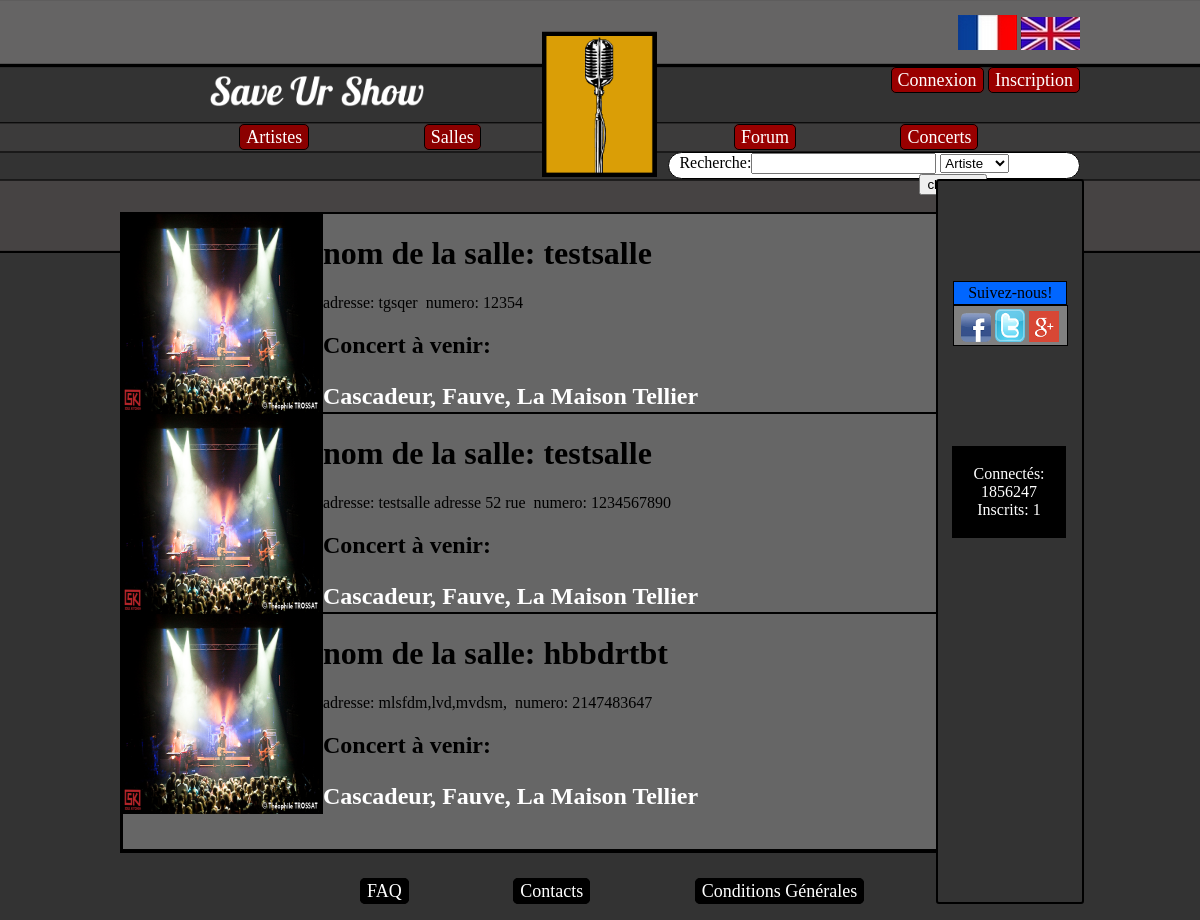
Page /mvc1/index.php?page=listeSalles on the committed database.
### tables this page shows
CREATE TABLE IF NOT EXISTS `salle` (
  `ID` int(11) NOT NULL AUTO_INCREMENT,
  `nom_de_la_salle` varchar(255) NOT NULL,
  `adresse_salle` varchar(40) DEFAULT NULL,
  `departement` int(11) DEFAULT NULL,
  `description_salle` text,
  `image_salle` varchar(25) DEFAULT NULL,
  `nombre_de_place` int(11) DEFAULT NULL,
  `numero_de_telephone` int(11) DEFAULT NULL,
  `membre_ID` int(11) DEFAULT NULL,
  PRIMARY KEY (`ID`),
  KEY `fk_salle_membre1_idx` (`membre_ID`),
  KEY `ID` (`ID`)
);

### mvc1/controleurs/listeSalles.php (called while the page is built)
<?php
include('modeles/modele_salle.php');
$reqSalles=listSalles();
include('vues/header.php');
include('vues/vue_salles.php');
include('vues/footer.php');
?>

### mvc1/modeles/modele_salle.php (called while the page is built, shortened)
<?php
	function listSalles(){
		global $bdd;
		$req = $bdd -> query('SELECT nom_de_la_salle, adresse_salle, description_salle, image_salle, nombre_de_place, numero_de_telephone FROM salle');
		return $req;
	}
?>

### mvc1/vues/vue_salles.php (the view)
<?php
foreach ($reqSalles as $salle){
	echo'
	<div class="conteneur"> <img class="gauche" alt="Concert" width="200" height="200" src="ressources/image/Salle1.png" />
	  <h1>nom de la salle: '.$salle['nom_de_la_salle'].'</h1> <p> adresse: '.$salle['adresse_salle'].'&nbsp; numero: '.$salle['numero_de_telephone'].'  </p><h2> Concert à venir: <p><a href="Cascadeur.html">Cascadeur,</a> <a href="Fauve.html">Fauve,</a> <a href="La Maison Tellier.html">La Maison Tellier</a></p> </h2>
	</div>
	';
}
?>

### mvc1/index.php (shortened to what this page needs)
<?php
if(!empty($_GET['page']) AND is_file('controleurs/'.$_GET['page'].'.php') ){
	include('controleurs/'.$_GET['page'].'.php');
}else{
	include('controleurs/accueil.php');
}
 ?>

### mvc1/vues/header.php (shortened to what this page needs)
<!doctype html>
<html lang="en">
<head>
<link rel="stylesheet" href="ressources/style.css" type="text/css" media="screen" />
<body>
<header>
	<div id="logo">
	</div>
	<a href="?page=accueil"><div id="nom">
	</div></a>
	<div id="drapeau">
		<img src="ressources/image/drap_fr.png"/> <img src="ressources/image/drap_en.png"/>
	</div>
	<div id="connexion">
		<ul>
			<?php
			if (!isset($_SESSION['pseudo'])){
				echo '
				<li class="zone1"><a href="?page=connexion">Connexion</a></li>
				<li class="zone1"><a href="?page=inscription">Inscription</a></li>';
			}else{
				echo'
				<li class="zone1"><a href="?page=profil&profil='.$_SESSION['pseudo'].'">'.$_SESSION['pseudo'].'</a></li>
				<li class="zone1"><a href="?page=deconnexion">Deconnexion</a></li>';
			}
			 ?>
		</ul>
	</div>
	<div id="artistes_salles">
		<ul>
			<li class="boutons1"><a href="?page=listeartiste">Artistes</a></li>
			<li class="boutons1"><a href="?page=listeSalles">Salles</a></li>
		</ul>
	</div>
	<div id="forum_concerts">
		<ul>
			<li class="boutons2"><a href="?page=forum">Forum</a></li>
			<li class="boutons2"><a href="?page=concert">Concerts</a></li>
		</ul>
	</div>
	<div class="Rechercher">
			<form action="index.php?page=recherche" method="post" name="Recherche">
			<label>Recherche:</label><input type="text" name="mot_cle" id="mot_cle"/>
					<select name="type_recherche">
						<option value="1">Artiste</option>
					</select>
			</form>
	</div>
	<span id="bordure">
	<div id="Suivre"><span class="a3">Suivez-nous!</span>
	</div>
	<div class="reseaux">
		<div> <a href="https://www.facebook.com/pages/Save-Ur-Show/281799091982222?fref=ts"> <img class="reseauxsociaux" src="ressources/image/facebook.png" /></a> <span></span>
		</div>
		<div> <a href="https://twitter.com/SaveUrShow01"> <img class="reseauxsociaux" src="ressources/image/twitter.png"/></a> <span></span>
		</div>
		<div> <a href="https://plus.google.com/"> <img class="reseauxsociaux" src="ressources/image/g.png"/></a> <span></span>
		</div>
	</div>
	<div class="statistique">
		<p> Connectés: 1856247 <br />
			Inscrits: 1
		</p>
	</div>
	</span>
</header>
<div id="contenu">

### mvc1/vues/footer.php
</div>
<footer>
<div id="boutons_bas">
	<ul>
		<li class="boutons3"><a href="#">FAQ</a></li>
		<li class="boutons3"><a href="#">Contacts</a></li>
		<li class="boutons3"><a href="#">Conditions Générales</a></li>
	</ul>
</div>
</footer>
</body>
</html>

### mvc1/ressources/style.css (style rules this page uses)
body { background-size: 250px; background-image:url(image/haut.png); background-position:center top; background-repeat: repeat-x; background-color: #333333; margin:auto; width: 960px; }
#logo { background-size: 12%; margin:auto; height: 200px; background-image: url(image/logo.png); background-position: center; background-repeat: no-repeat; }
#nom { background-size: 230px; margin-left: 90px; margin-top:-140px; height: 70px; width:30%; background-image: url(image/Titre.png); background-position: left top; background-repeat: no-repeat; }
#drapeau { float:right; margin-top:-115px; margin-right:0px; }
#connexion ul { color:black; width: 85%; font-size: 18px; float:left; }
#connexion { float:right; margin-right:0px; margin-top:-78px; }
.zone1 { display:inline; width:20%; background-color:#990000; text-align:center; padding:2px 6px 2px 6px; border-style:solid; border-width:1px; border-radius:5px; }
#artistes_salles ul { width: 90%; font-size: 18px; float:right; }
#artistes_salles { float:left; margin-left:80px; margin-top:-21px; }
.boutons1 { display:inline; width:20%; background-color:darkred; text-align:center; padding:2px 6px 2px 6px; border-style:solid; border-width:1px; border-radius:5px; margin-right:110px; }
#forum_concerts ul { display:inline-block; width: 90%; font-size: 18px; float:right; }
#forum_concerts { float:right; margin-top:-21px; }
.boutons2 { display:inline; width:20%; background-color:#990000; text-align:center; padding:2px 6px 2px 6px; border-style:solid; border-width:1px; border-radius:5px; margin-right: 100px; }
.Rechercher { display:block; width:16%; height: 23px; background-color:white; text-indent: -240px; padding:0px 6px 2px 250px; border-style:solid; border-width:1px; border-radius:15px; margin-right: 0px; float:right; margin-top:-14px; }
#Suivre { position:relative; width:100px; background-color:#0066FF; text-align:center; padding:2px 6px 2px 6px; border-style:solid; border-width:1px; margin: auto; margin-top:100px; }
.reseaux { position:relative; display:block; width:70%; background-color:grey; text-align:center; padding:2px 6px 2px 6px; border-style:solid; border-width:1px; height: 35px; margin:auto; }
.reseaux div { display:inline-block; }
.reseauxsociaux { width:30px; margin: 0px; margin-top:1px; display: block; margin-left: 0px; }
.statistique { position:relative; width:70%; background-color:ThreeDDarkShadow; text-align:center; padding:2px 6px 2px 6px; border-style:solid; border-width:1px; float:right; margin-left:16px; margin-right:16px; margin-top:100px; margin-bottom: 100px; }
#bordure { position:relative; display:inline-block; width: 15%; height: 721px; margin-top:13px; margin-right:-416px; background-color: #333333; border-style: solid; border-radius: 3px; border-width: 2px; float:right; border-color: black; }
#boutons_bas ul { width: 100%; font-size: 18px; float: center; margin-left:200px; }
#boutons_bas { float:left; margin-left:0px; margin-top:10px; }
.boutons3 { display:inline; width:20%; background-color:black; text-align:center; padding:2px 6px 2px 6px; border-style:solid; border-width:1px; border-radius:5px; margin-right: 100px; }
a { text-decoration:none; color:#FFFFFF; }
.statistique p { color:#FFFFFF; }
#contenu { margin-top:121px; border-bottom-style:solid; border-bottom-color:#000000; border-bottom-width:2px; border-left-style:solid; border-left-color:#000000; border-left-width:1px; margin-right:143px; }
ul { list-style: none; }
.conteneur { width: 860px; height: 235px; background: #666666; margin-top:-39px; border:solid 2px; }
.gauche { float:left; width: 200px; top:50%; left:10%; margin-top:-(hauteur/2)px; margin-left:-(largeur/2)px; margin-right: 0px; }

### rows in the picture
salle: nom_de_la_salle "testsalle", adresse_salle "tgsqer", numero_de_telephone "12354"
salle: nom_de_la_salle "testsalle", adresse_salle "testsalle adresse 52 rue", numero_de_telephone "1234567890"
salle: nom_de_la_salle "hbbdrtbt", adresse_salle "mlsfdm,lvd,mvdsm,", numero_de_telephone "2147483647"
